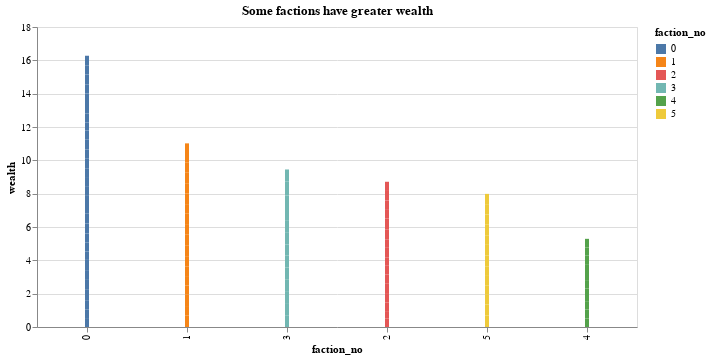

The notebook cell this image was saved under:
### Code cell
chart.encode(
            x=alt.X('faction_no:N', sort='-y'),
            y='wealth',
        
            color='faction_no:N').properties(title='Some factions have greater wealth')

### Figure 1 — Vega-Lite specification as saved in the notebook (floating-point values rounded to 4 significant figures)
{"config": {"view": {"continuousWidth": 400, "continuousHeight": 300}}, "data": {"name": "data-426ca14e787fcc82fd0b9fa45c4cc80e"}, "mark": {"type": "bar", "size": 4}, "encoding": {"color": {"type": "nominal", "field": "faction_no"}, "x": {"type": "nominal", "field": "faction_no", "sort": "-y"}, "y": {"type": "quantitative", "field": "wealth"}}, "title": "Some factions have greater wealth", "width": 600, "$schema": "https://vega.github.io/schema/vega-lite/v4.8.1.json", "datasets": {"data-426ca14e787fcc82fd0b9fa45c4cc80e": [{"index": 0, "conformity": 0.479, "literacy": 0.755, "aggression": 0.7, "constitution": 0.578, "faction_no": 5, "industry": 0.639, "wealth": 0.697, "target_score": -0.179}, {"index": 1, "conformity": 0.478, "literacy": 0.647, "aggression": 0.449, "constitution": 0.196, "faction_no": 0, "industry": 0.3225, "wealth": 0.4848, "target_score": 0.073}, {"index": 2, "conformity": 0.377, "literacy": 0.729, "aggression": 0.55, "constitution": 0.211, "faction_no": 0, "industry": 0.3805, "wealth": 0.5547, "target_score": 0.073}, {"index": 3, "conformity": 0.23, "literacy": 0.458, "aggression": 0.492, "constitution": 0.621, "faction_no": 4, "industry": 0.5565, "wealth": 0.5072, "target_score": 0.278}, {"index": 4, "conformity": 0.414, "literacy": 0.815, "aggression": 0.833, "constitution": 0.361, "faction_no": 3, "industry": 0.597, "wealth": 0.706, "target_score": -0.247}, {"index": 5, "conformity": 0.386, "literacy": 0.685, "aggression": 0.594, "constitution": 0.313, "faction_no": 0, "industry": 0.4535, "wealth": 0.5693, "target_score": 0.02}, {"index": 6, "conformity": 0.514, "literacy": 1.024, "aggression": 0.48, "constitution": 0.391, "faction_no": 3, "industry": 0.4355, "wealth": 0.7298, "target_score": 0.006}, {"index": 7, "conformity": 0.462, "literacy": 0.808, "aggression": 0.604, "constitution": 0.271, "faction_no": 0, "industry": 0.4375, "wealth": 0.6228, "target_score": -0.066}, {"index": 8, "conformity": 0.375, "literacy": 0.706, "aggression": 0.586, "constitution": 0.379, "faction_no": 0, "industry": 0.4825, "wealth": 0.5942, "target_score": 0.039}, {"index": 9, "conformity": 0.28, "literacy": 0.835, "aggression": 0.49, "constitution": 0.56, "faction_no": 1, "industry": 0.525, "wealth": 0.68, "target_score": 0.23}, {"index": 10, "conformity": 0.32, "literacy": 0.602, "aggression": 0.566, "constitution": 0.421, "faction_no": 4, "industry": 0.4935, "wealth": 0.5477, "target_score": 0.114}, {"index": 11, "conformity": 0.428, "literacy": 0.818, "aggression": 0.649, "constitution": 0.399, "faction_no": 3, "industry": 0.524, "wealth": 0.671, "target_score": -0.077}, {"index": 12, "conformity": 0.478, "literacy": 0.779, "aggression": 0.468, "constitution": 0.323, "faction_no": 0, "industry": 0.3955, "wealth": 0.5873, "target_score": 0.054}, {"index": 13, "conformity": 0.7, "literacy": 0.763, "aggression": 0.658, "constitution": 0.441, "faction_no": 5, "industry": 0.5495, "wealth": 0.6562, "target_score": -0.358}, {"index": 14, "conformity": 0.574, "literacy": 0.592, "aggression": 0.667, "constitution": 0.46, "faction_no": 5, "industry": 0.5635, "wealth": 0.5777, "target_score": -0.241}, {"index": 15, "conformity": 0.466, "literacy": 0.659, "aggression": 0.298, "constitution": 0.465, "faction_no": 2, "industry": 0.3815, "wealth": 0.5202, "target_score": 0.236}, {"index": 16, "conformity": 0.453, "literacy": 0.828, "aggression": 0.611, "constitution": 0.188, "faction_no": 0, "industry": 0.3995, "wealth": 0.6138, "target_score": -0.064}, {"index": 17, "conformity": 0.494, "literacy": 0.599, "aggression": 0.568, "constitution": 0.219, "faction_no": 0, "industry": 0.3935, "wealth": 0.4962, "target_score": -0.062}, {"index": 18, "conformity": 0.44, "literacy": 0.524, "aggression": 0.64, "constitution": 0.502, "faction_no": 5, "industry": 0.571, "wealth": 0.5475, "target_score": -0.08}, {"index": 19, "conformity": 0.391, "literacy": 0.707, "aggression": 0.578, "constitution": 0.237, "faction_no": 0, "industry": 0.4075, "wealth": 0.5573, "target_score": 0.031}, {"index": 20, "conformity": 0.25, "literacy": 0.609, "aggression": 0.354, "constitution": 0.519, "faction_no": 1, "industry": 0.4365, "wealth": 0.5228, "target_score": 0.396}, {"index": 21, "conformity": 0.388, "literacy": 0.887, "aggression": 0.606, "constitution": 0.531, "faction_no": 3, "industry": 0.5685, "wealth": 0.7278, "target_score": 0.006}, {"index": 22, "conformity": 0.372, "literacy": 0.945, "aggression": 0.387, "constitution": 0.651, "faction_no": 1, "industry": 0.519, "wealth": 0.732, "target_score": 0.241}, {"index": 23, "conformity": 0.585, "literacy": 0.545, "aggression": 0.352, "constitution": 0.292, "faction_no": 2, "industry": 0.322, "wealth": 0.4335, "target_score": 0.063}, {"index": 24, "conformity": 0.303, "literacy": 0.469, "aggression": 0.426, "constitution": 0.452, "faction_no": 4, "industry": 0.439, "wealth": 0.454, "target_score": 0.271}, {"index": 25, "conformity": 0.425, "literacy": 0.945, "aggression": 0.489, "constitution": 0.588, "faction_no": 3, "industry": 0.5385, "wealth": 0.7417, "target_score": 0.086}, {"index": 26, "conformity": 0.227, "literacy": 0.621, "aggression": 0.42, "constitution": 0.536, "faction_no": 1, "industry": 0.478, "wealth": 0.5495, "target_score": 0.353}, {"index": 27, "conformity": 0.246, "literacy": 0.79, "aggression": 0.395, "constitution": 0.311, "faction_no": 1, "industry": 0.353, "wealth": 0.5715, "target_score": 0.359}, {"index": 28, "conformity": 0.448, "literacy": 0.666, "aggression": 0.461, "constitution": 0.339, "faction_no": 0, "industry": 0.4, "wealth": 0.533, "target_score": 0.091}, {"index": 29, "conformity": 0.532, "literacy": 0.581, "aggression": 0.464, "constitution": 0.406, "faction_no": 2, "industry": 0.435, "wealth": 0.508, "target_score": 0.004}, {"index": 30, "conformity": 0.391, "literacy": 0.962, "aggression": 0.639, "constitution": 0.261, "faction_no": 3, "industry": 0.45, "wealth": 0.706, "target_score": -0.03}, {"index": 31, "conformity": 0.258, "literacy": 0.953, "aggression": 0.47, "constitution": 0.285, "faction_no": 3, "industry": 0.3775, "wealth": 0.6652, "target_score": 0.272}, {"index": 32, "conformity": 0.377, "literacy": 0.691, "aggression": 0.615, "constitution": 0.391, "faction_no": 0, "industry": 0.503, "wealth": 0.597, "target_score": 0.008}, {"index": 33, "conformity": 0.41, "literacy": 0.392, "aggression": 0.391, "constitution": 0.474, "faction_no": 4, "industry": 0.4325, "wealth": 0.4123, "target_score": 0.199}, {"index": 34, "conformity": 0.352, "literacy": 0.687, "aggression": 0.421, "constitution": 0.464, "faction_no": 1, "industry": 0.4425, "wealth": 0.5648, "target_score": 0.227}, {"index": 35, "conformity": 0.246, "literacy": 0.731, "aggression": 0.598, "constitution": 0.286, "faction_no": 0, "industry": 0.442, "wealth": 0.5865, "target_score": 0.156}, {"index": 36, "conformity": 0.4, "literacy": 0.78, "aggression": 0.396, "constitution": 0.563, "faction_no": 1, "industry": 0.4795, "wealth": 0.6298, "target_score": 0.204}, {"index": 37, "conformity": 0.273, "literacy": 0.826, "aggression": 0.623, "constitution": 0.538, "faction_no": 3, "industry": 0.5805, "wealth": 0.7032, "target_score": 0.104}, {"index": 38, "conformity": 0.337, "literacy": 0.745, "aggression": 0.659, "constitution": 0.184, "faction_no": 0, "industry": 0.4215, "wealth": 0.5833, "target_score": 0.004}, {"index": 39, "conformity": 0.447, "literacy": 0.765, "aggression": 0.337, "constitution": 0.427, "faction_no": 2, "industry": 0.382, "wealth": 0.5735, "target_score": 0.216}, {"index": 40, "conformity": 0.449, "literacy": 0.657, "aggression": 0.422, "constitution": 0.499, "faction_no": 2, "industry": 0.4605, "wealth": 0.5588, "target_score": 0.129}, {"index": 41, "conformity": 0.483, "literacy": 0.759, "aggression": 0.41, "constitution": 0.199, "faction_no": 0, "industry": 0.3045, "wealth": 0.5317, "target_score": 0.107}, {"index": 42, "conformity": 0.263, "literacy": 0.826, "aggression": 0.444, "constitution": 0.527, "faction_no": 1, "industry": 0.4855, "wealth": 0.6558, "target_score": 0.293}, {"index": 43, "conformity": 0.511, "literacy": 0.643, "aggression": 0.559, "constitution": 0.315, "faction_no": 0, "industry": 0.437, "wealth": 0.54, "target_score": -0.07}, {"index": 44, "conformity": 0.241, "literacy": 0.461, "aggression": 0.304, "constitution": 0.308, "faction_no": 4, "industry": 0.306, "wealth": 0.3835, "target_score": 0.455}, {"index": 45, "conformity": 0.488, "literacy": 0.587, "aggression": 0.524, "constitution": 0.265, "faction_no": 0, "industry": 0.3945, "wealth": 0.4908, "target_score": -0.012}, {"index": 46, "conformity": 0.461, "literacy": 0.753, "aggression": 0.482, "constitution": 0.221, "faction_no": 0, "industry": 0.3515, "wealth": 0.5523, "target_score": 0.057}, {"index": 47, "conformity": 0.409, "literacy": 0.784, "aggression": 0.557, "constitution": 0.396, "faction_no": 0, "industry": 0.4765, "wealth": 0.6302, "target_score": 0.034}, {"index": 48, "conformity": 0.137, "literacy": 0.628, "aggression": 0.532, "constitution": 0.301, "faction_no": 0, "industry": 0.4165, "wealth": 0.5222, "target_score": 0.331}, {"index": 49, "conformity": 0.479, "literacy": 1.012, "aggression": 0.68, "constitution": 0.338, "faction_no": 3, "industry": 0.509, "wealth": 0.7605, "target_score": -0.159}, {"index": 50, "conformity": 0.564, "literacy": 0.869, "aggression": 0.549, "constitution": 0.387, "faction_no": 3, "industry": 0.468, "wealth": 0.6685, "target_score": -0.113}, {"index": 51, "conformity": 0.288, "literacy": 0.814, "aggression": 0.504, "constitution": 0.5, "faction_no": 1, "industry": 0.502, "wealth": 0.658, "target_score": 0.208}, {"index": 52, "conformity": 0.471, "literacy": 0.703, "aggression": 0.367, "constitution": 0.439, "faction_no": 2, "industry": 0.403, "wealth": 0.553, "target_score": 0.162}, {"index": 53, "conformity": 0.351, "literacy": 0.727, "aggression": 0.519, "constitution": 0.464, "faction_no": 1, "industry": 0.4915, "wealth": 0.6093, "target_score": 0.13}, {"index": 54, "conformity": 0.449, "literacy": 0.78, "aggression": 0.554, "constitution": 0.348, "faction_no": 0, "industry": 0.451, "wealth": 0.6155, "target_score": -0.003}, {"index": 55, "conformity": 0.303, "literacy": 0.568, "aggression": 0.681, "constitution": 0.314, "faction_no": 0, "industry": 0.4975, "wealth": 0.5328, "target_score": 0.016}, {"index": 56, "conformity": 0.504, "literacy": 0.659, "aggression": 0.362, "constitution": 0.429, "faction_no": 2, "industry": 0.3955, "wealth": 0.5272, "target_score": 0.134}, {"index": 57, "conformity": 0.55, "literacy": 0.632, "aggression": 0.228, "constitution": 0.444, "faction_no": 2, "industry": 0.336, "wealth": 0.484, "target_score": 0.222}, {"index": 58, "conformity": 0.173, "literacy": 0.69, "aggression": 0.33, "constitution": 0.159, "faction_no": 0, "industry": 0.2445, "wealth": 0.4672, "target_score": 0.497}, {"index": 59, "conformity": 0.375, "literacy": 0.773, "aggression": 0.468, "constitution": 0.586, "faction_no": 1, "industry": 0.527, "wealth": 0.65, "target_score": 0.157}, {"index": 60, "conformity": 0.395, "literacy": 0.659, "aggression": 0.518, "constitution": 0.387, "faction_no": 0, "industry": 0.4525, "wealth": 0.5557, "target_score": 0.087}, {"index": 61, "conformity": 0.622, "literacy": 0.703, "aggression": 0.44, "constitution": 0.522, "faction_no": 2, "industry": 0.481, "wealth": 0.592, "target_score": -0.062}, {"index": 62, "conformity": 0.494, "literacy": 0.7, "aggression": 0.52, "constitution": 0.628, "faction_no": 5, "industry": 0.574, "wealth": 0.637, "target_score": -0.014}, {"index": 63, "conformity": 0.288, "literacy": 0.717, "aggression": 0.256, "constitution": 0.329, "faction_no": 1, "industry": 0.2925, "wealth": 0.5048, "target_score": 0.456}, {"index": 64, "conformity": 0.46, "literacy": 0.572, "aggression": 0.386, "constitution": 0.419, "faction_no": 2, "industry": 0.4025, "wealth": 0.4872, "target_score": 0.154}, {"index": 65, "conformity": 0.588, "literacy": 0.767, "aggression": 0.474, "constitution": 0.392, "faction_no": 2, "industry": 0.433, "wealth": 0.6, "target_score": -0.062}, {"index": 66, "conformity": 0.472, "literacy": 0.819, "aggression": 0.379, "constitution": 0.233, "faction_no": 0, "industry": 0.306, "wealth": 0.5625, "target_score": 0.149}, {"index": 67, "conformity": 0.447, "literacy": 0.488, "aggression": 0.444, "constitution": 0.425, "faction_no": 4, "industry": 0.4345, "wealth": 0.4612, "target_score": 0.109}, {"index": 68, "conformity": 0.593, "literacy": 0.562, "aggression": 0.623, "constitution": 0.364, "faction_no": 5, "industry": 0.4935, "wealth": 0.5278, "target_score": -0.216}, {"index": 69, "conformity": 0.532, "literacy": 0.943, "aggression": 0.368, "constitution": 0.471, "faction_no": 2, "industry": 0.4195, "wealth": 0.6812, "target_score": 0.1}, {"index": 70, "conformity": 0.394, "literacy": 0.761, "aggression": 0.663, "constitution": 0.348, "faction_no": 0, "industry": 0.5055, "wealth": 0.6333, "target_score": -0.057}, {"index": 71, "conformity": 0.337, "literacy": 0.949, "aggression": 0.843, "constitution": 0.519, "faction_no": 3, "industry": 0.681, "wealth": 0.815, "target_score": -0.18}, {"index": 72, "conformity": 0.436, "literacy": 0.631, "aggression": 0.533, "constitution": 0.307, "faction_no": 0, "industry": 0.42, "wealth": 0.5255, "target_score": 0.031}, {"index": 73, "conformity": 0.284, "literacy": 0.731, "aggression": 0.656, "constitution": 0.646, "faction_no": 1, "industry": 0.651, "wealth": 0.691, "target_score": 0.06}, {"index": 74, "conformity": 0.385, "literacy": 0.71, "aggression": 0.657, "constitution": 0.481, "faction_no": 5, "industry": 0.569, "wealth": 0.6395, "target_score": -0.042}, {"index": 75, "conformity": 0.472, "literacy": 0.504, "aggression": 0.545, "constitution": 0.338, "faction_no": 4, "industry": 0.4415, "wealth": 0.4728, "target_score": -0.017}, {"index": 76, "conformity": 0.433, "literacy": 0.545, "aggression": 0.482, "constitution": 0.391, "faction_no": 4, "industry": 0.4365, "wealth": 0.4908, "target_score": 0.085}, {"index": 77, "conformity": 0.211, "literacy": 1.052, "aggression": 0.758, "constitution": 0.533, "faction_no": 3, "industry": 0.6455, "wealth": 0.8488, "target_score": 0.031}, {"index": 78, "conformity": 0.327, "literacy": 0.59, "aggression": 0.533, "constitution": 0.498, "faction_no": 4, "industry": 0.5155, "wealth": 0.5528, "target_score": 0.14}, {"index": 79, "conformity": 0.305, "literacy": 0.763, "aggression": 0.62, "constitution": 0.303, "faction_no": 0, "industry": 0.4615, "wealth": 0.6122, "target_score": 0.075}, {"index": 80, "conformity": 0.371, "literacy": 0.687, "aggression": 0.329, "constitution": 0.59, "faction_no": 1, "industry": 0.4595, "wealth": 0.5733, "target_score": 0.3}, {"index": 81, "conformity": 0.395, "literacy": 0.694, "aggression": 0.69, "constitution": 0.509, "faction_no": 5, "industry": 0.5995, "wealth": 0.6467, "target_score": -0.085}, {"index": 82, "conformity": 0.301, "literacy": 0.86, "aggression": 0.485, "constitution": 0.445, "faction_no": 1, "industry": 0.465, "wealth": 0.6625, "target_score": 0.214}, {"index": 83, "conformity": 0.469, "literacy": 0.683, "aggression": 0.327, "constitution": 0.527, "faction_no": 2, "industry": 0.427, "wealth": 0.555, "target_score": 0.204}, {"index": 84, "conformity": 0.466, "literacy": 0.665, "aggression": 0.536, "constitution": 0.239, "faction_no": 0, "industry": 0.3875, "wealth": 0.5262, "target_score": -0.002}, {"index": 85, "conformity": 0.513, "literacy": 0.567, "aggression": 0.33, "constitution": 0.601, "faction_no": 2, "industry": 0.4655, "wealth": 0.5162, "target_score": 0.157}, {"index": 86, "conformity": 0.579, "literacy": 0.642, "aggression": 0.585, "constitution": 0.433, "faction_no": 5, "industry": 0.509, "wealth": 0.5755, "target_score": -0.164}, {"index": 87, "conformity": 0.596, "literacy": 0.779, "aggression": 0.594, "constitution": 0.478, "faction_no": 5, "industry": 0.536, "wealth": 0.6575, "target_score": -0.19}, {"index": 88, "conformity": 0.365, "literacy": 0.782, "aggression": 0.551, "constitution": 0.274, "faction_no": 0, "industry": 0.4125, "wealth": 0.5973, "target_score": 0.084}, {"index": 89, "conformity": 0.439, "literacy": 0.647, "aggression": 0.448, "constitution": 0.548, "faction_no": 2, "industry": 0.498, "wealth": 0.5725, "target_score": 0.113}, {"index": 90, "conformity": 0.386, "literacy": 0.56, "aggression": 0.463, "constitution": 0.377, "faction_no": 4, "industry": 0.42, "wealth": 0.49, "target_score": 0.151}, {"index": 91, "conformity": 0.488, "literacy": 0.657, "aggression": 0.594, "constitution": 0.43, "faction_no": 5, "industry": 0.512, "wealth": 0.5845, "target_score": -0.082}, {"index": 92, "conformity": 0.391, "literacy": 0.846, "aggression": 0.798, "constitution": 0.34, "faction_no": 3, "industry": 0.569, "wealth": 0.7075, "target_score": -0.189}, {"index": 93, "conformity": 0.281, "literacy": 0.583, "aggression": 0.513, "constitution": 0.393, "faction_no": 4, "industry": 0.453, "wealth": 0.518, "target_score": 0.206}, {"index": 94, "conformity": 0.411, "literacy": 0.808, "aggression": 0.339, "constitution": 0.448, "faction_no": 1, "industry": 0.3935, "wealth": 0.6008, "target_score": 0.25}, {"index": 95, "conformity": 0.33, "literacy": 0.842, "aggression": 0.325, "constitution": 0.324, "faction_no": 1, "industry": 0.3245, "wealth": 0.5833, "target_score": 0.345}, {"index": 96, "conformity": 0.564, "literacy": 0.632, "aggression": 0.603, "constitution": 0.463, "faction_no": 5, "industry": 0.533, "wealth": 0.5825, "target_score": -0.167}, {"index": 97, "conformity": 0.494, "literacy": 0.718, "aggression": 0.432, "constitution": 0.339, "faction_no": 2, "industry": 0.3855, "wealth": 0.5517, "target_score": 0.074}, {"index": 98, "conformity": 0.282, "literacy": 0.756, "aggression": 0.366, "constitution": 0.439, "faction_no": 1, "industry": 0.4025, "wealth": 0.5793, "target_score": 0.352}, {"index": 99, "conformity": 0.419, "literacy": 0.721, "aggression": 0.716, "constitution": 0.475, "faction_no": 5, "industry": 0.5955, "wealth": 0.6583, "target_score": -0.135}]}}
